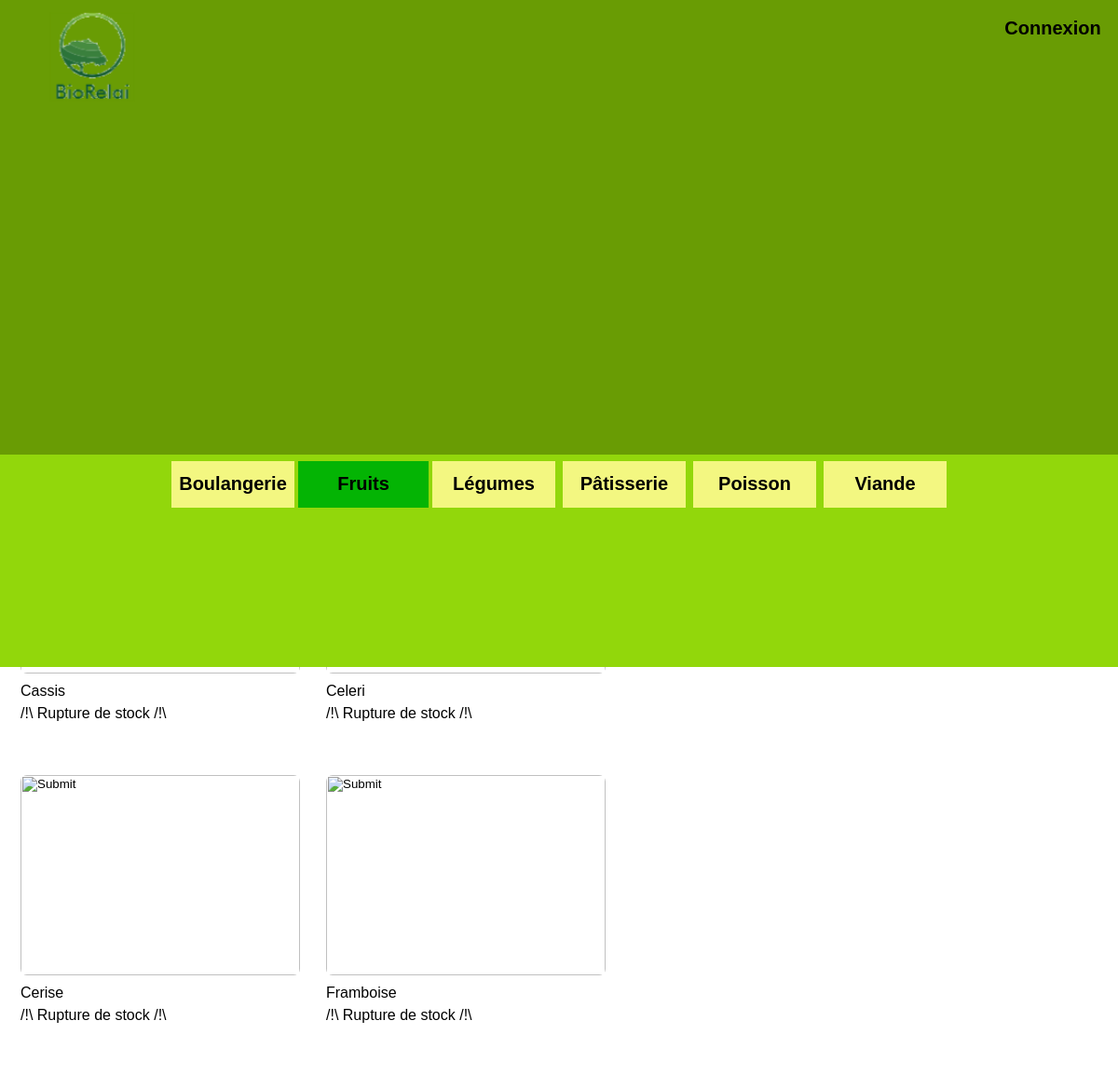
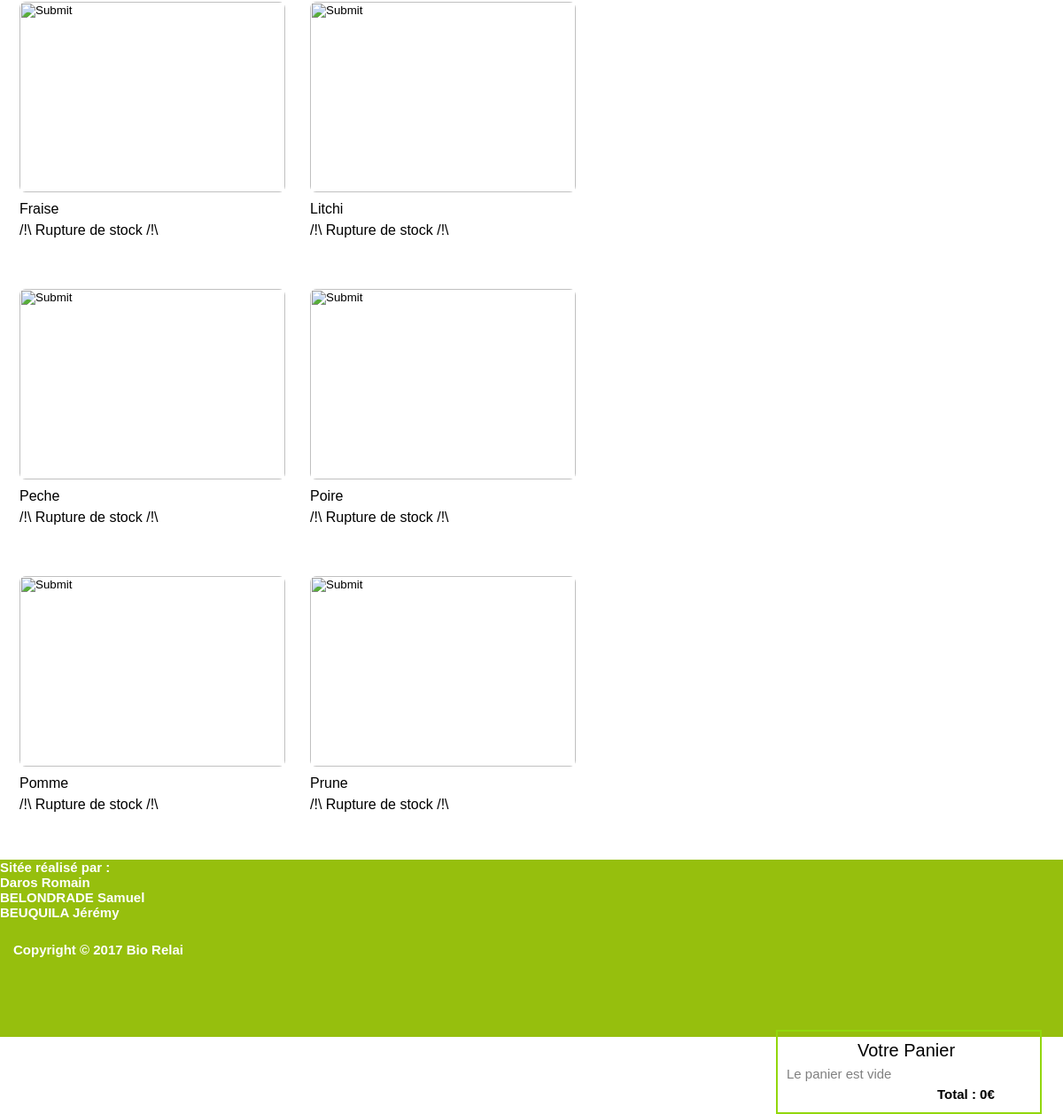
The page /index.php?TypeProduit=FRT on the database as committed earlier (2 pictures, top to bottom).
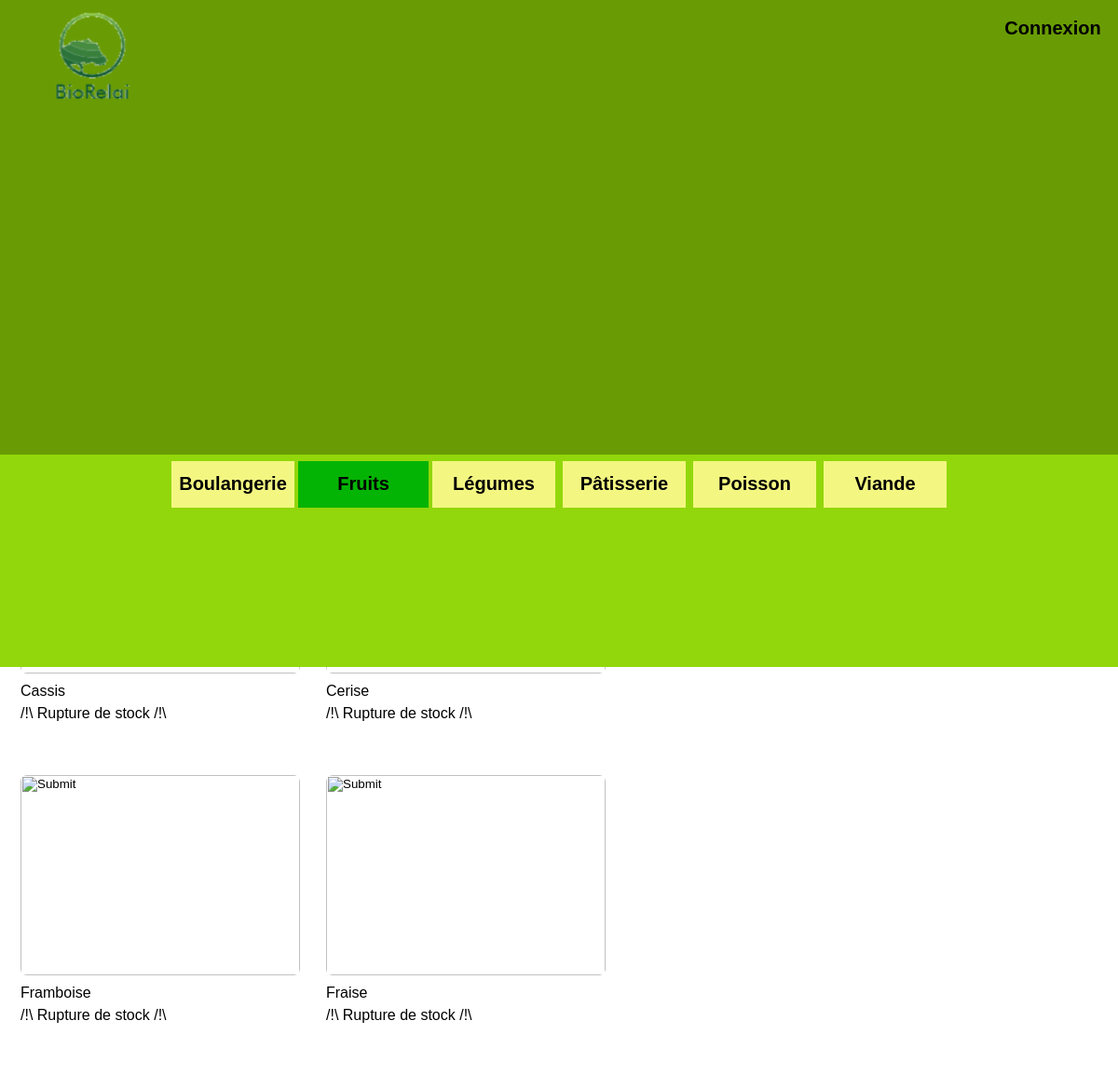
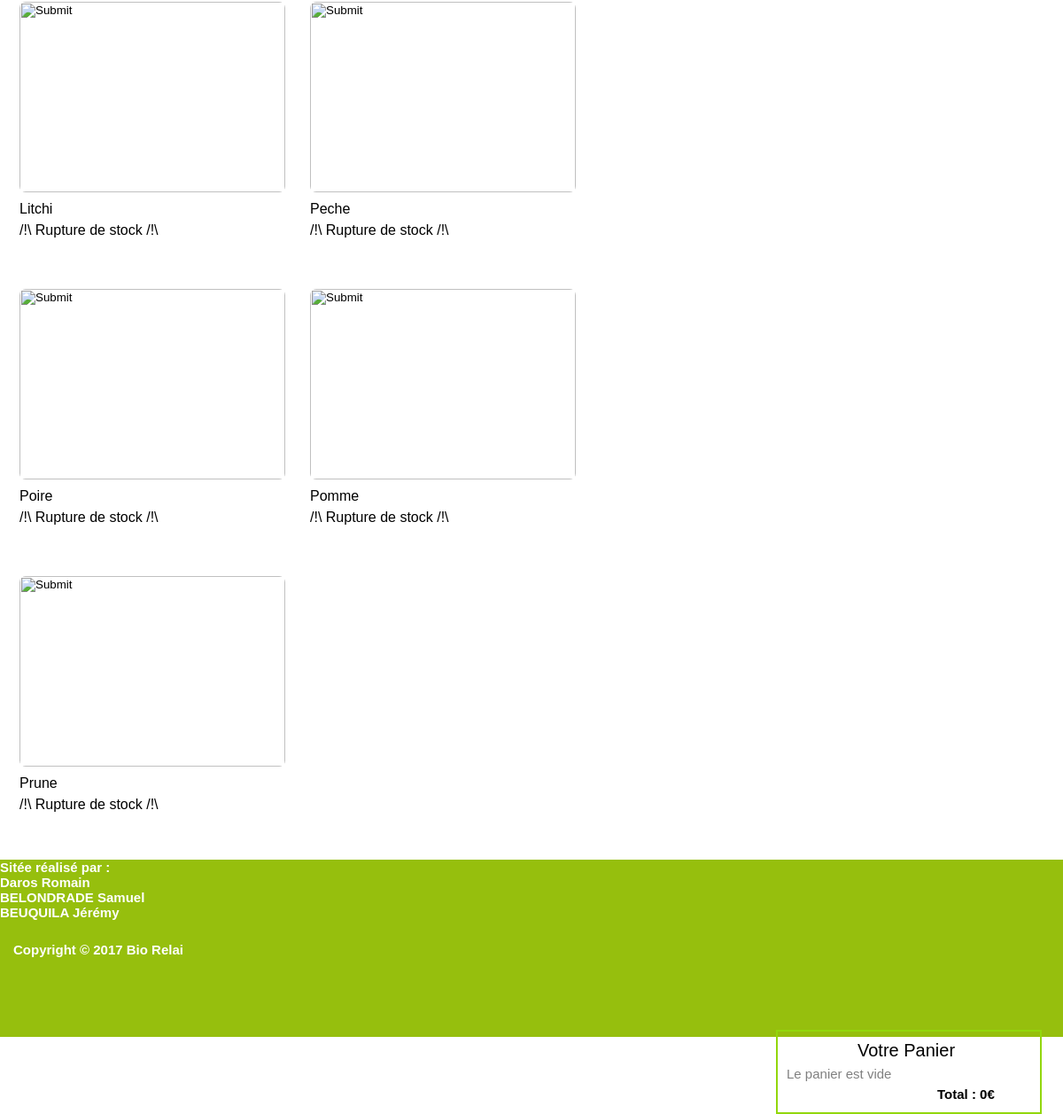
The same page on the database as committed later (2 pictures, top to bottom).
### tables this page shows
CREATE TABLE IF NOT EXISTS TYPEPRODUIT
 (
   CODE CHAR(32) NOT NULL  ,
   LIBELLE CHAR(32) NULL
   , PRIMARY KEY (CODE)
 )
 comment = "";

CREATE TABLE IF NOT EXISTS PRODUIT
 (
   CODE CHAR(32) NOT NULL  ,
   NOM CHAR(32) NULL  ,
   TYPEPRODUIT CHAR(32) NOT NULL
   , PRIMARY KEY (CODE)
 )
 comment = "";

### modele/DTO/typeProduit.php (called while the page is built, shortened)
<?php
class TypeProduits
{
  private   $lesTypes;
  function __construct($lesTypes)
  {
    $this->lesTypes = $lesTypes;
  }
  public function getLesTypes()
  {
    return $this->lesTypes;
  }
}
 ?>

### modele/dao.php (called while the page is built, shortened)
<?php
class DBConnex extends PDO{
	private static $instance;
	public static function getInstance(){
		if ( !self::$instance ){
			self::$instance = new DBConnex();
		}
		return self::$instance;
	}
  public function queryFetchAll($sql){
		$sth  = $this -> query($sql);
		if ( $sth ){
			return $sth -> fetchAll(PDO::FETCH_ASSOC);
		}
		return false;
	}
}
class TypeProduitDAO{
	public static function selectListeTypeProduit()
  {
    $result = array();
    $sql = "SELECT * FROM  	typeproduit;";
    $liste = DBConnex::getInstance()->queryFetchAll($sql);
    if (count($liste) > 0)
    {
      foreach ($liste as $typeproduit)
      {
        $typeproduit = new TypeProduit($typeproduit['CODE'], $typeproduit['LIBELLE']);
        $result[] = $typeproduit;
      }
    }
    return $result;
  }
}
class ProduitDAO{
	public static function selectListeProduit($typeProduit)
  {
    $result = array();
    $sql = "SELECT * FROM  	produit where typeproduit='" . $typeProduit . "';";
    $liste = DBConnex::getInstance()->queryFetchAll($sql);
    if (count($liste) > 0)
    {
      foreach ($liste as $produit)
      {
        $produit = new Produit($produit['CODE'], $produit['NOM'],$produit['TYPEPRODUIT']);
        $result[] = $produit;
      }
    }
    return $result;
  }
}
 ?>

### controleur/controleurProduit.php (called while the page is built, shortened)
<?php
$_SESSION['ListeProduits'] = new Produits(ProduitDAO::selectListeProduit($_SESSION['typeProduitSelected']));
foreach ($_SESSION['ListeProduits']->getLesProduits() as $OBJ){
  $correct = preg_replace('#[\\/\'" éàâäêçèë]#', "", $OBJ->getNom());
  $correct = strtolower($correct);
  $correct = 'image/'.$correct;
  $formProduit = new Formulaire("POST","index.php","formProduit","produitthis");
  $formProduit->ajouterComposantLigne($formProduit->creerInputImage('imgProduit', 'imgProduit', $correct));
  $formProduit->ajouterComposantTab();
  $formProduit->ajouterComposantLigne($formProduit->creerLabelFor(ucfirst($OBJ->getNom()),"nomProduit"));
  $formProduit->ajouterComposantTab();
  if(ProduitDAO::estEnVente($OBJ,date("Y-m-d"))){
    $formProduit->ajouterComposantLigne($formProduit->creerInputSubmitPanier($OBJ->getCode(),"ajoutCommande-btn"," Ajouter au panier "));
  }
  else{
    $formProduit->ajouterComposantLigne($formProduit->creerLabelFor("/!\ Rupture de stock /!\ ","lblRupture"));
  }
  $formProduit->ajouterComposantTab();
  $formProduit->creerFormulaire();
}
include "vue/vueProduit.php";
 ?>

### library/formulaire.php (the view, shortened to what this page needs)
<?php
class Formulaire{
	private $method;
	private $action;
	private $nom;
	private $style;
	private $formulaireToPrint;
	private $ligneComposants = array();
	private $tabComposants = array();
	public function __construct($uneMethode, $uneAction , $unNom,$unStyle ){
		$this->method = $uneMethode;
		$this->action =$uneAction;
		$this->nom = $unNom;
		$this->style = $unStyle;
	}
	public function ajouterComposantLigne($unComposant){
		$this->ligneComposants[] = $unComposant;
	}
	public function ajouterComposantTab(){
		$this->tabComposants[] = $this->ligneComposants;
		$this->ligneComposants = array();
	}
	public function creerLabelFor($unLabel,$unNom){
		$composant = "<label style='width: 10px;height: 10px;' class = '" . $unNom . "' />" . $unLabel . "</label>";
		return $composant;
	}
	public function creerInputLogo($unNom, $unId, $uneSource){
		$composant = "<input  type = 'image' name = '" . $unNom . "' id = '" . $unId . "' ";
		$composant .= "src = '" . $uneSource . "'/>";
		return $composant;
	}
	public function creerInputImage($unNom, $uneClasse, $uneSource){
		$composant = "<input style='width:300px;' type = 'image' name = '" . $unNom . "' class= '" . $uneClasse . "' ";
		$composant .= "src = '" . $uneSource . "'/> ";
		return $composant;
	}
	public function creerFormulaire(){
		$this->formulaireToPrint = "<form method = '" .  $this->method . "' ";
		$this->formulaireToPrint .= "action = '" .  $this->action . "' enctype='multipart/form-data' ";
		$this->formulaireToPrint .= "name = '" .  $this->nom . "' ";
		$this->formulaireToPrint .= "class = '" .  $this->style . "' ><table>";
		foreach ($this->tabComposants as $uneLigneComposants){
			$this->formulaireToPrint .= "<tr><td><table>";
			foreach ($uneLigneComposants as $unComposant){
				$this->formulaireToPrint .= "<td>";
				$this->formulaireToPrint .= $unComposant ;
				$this->formulaireToPrint .= "</td>";
			}
			$this->formulaireToPrint .= "</table></td></tr>";
		}
		$this->formulaireToPrint .= "</table></form>";
		return $this->formulaireToPrint ;
	}
	public function afficherFormulaire(){
		return $this->formulaireToPrint ;
	}
}

### index.php (shortened to what this page needs)
<!DOCTYPE html>
<html lang="fr">
	<head>
	</head>
	<body>
		<?php
			include_once 'controleur/controleurPrincipal.php';
		?>
	</body>
</html>

### controleur/controleurPrincipal.php (shortened to what this page needs)
<?php
require_once 'library/menu.php';
require_once 'library/formulaire.php';
require_once 'modele/dao.php';
require_once 'modele\DTO\typeProduit.php';
$theMenuType=null;
	$_SESSION['ListeTypeProduit'] = new TypeProduits(TypeProduitDAO::selectListeTypeProduit());
	foreach ($_SESSION['ListeTypeProduit']->getLesTypes() as $OBJ){
	$menuTypeProduit = new menu("menuTypeProd");
	$menuTypeProduit->ajouterComposant($menuTypeProduit->creerItemLien($OBJ->getCode(),ucfirst($OBJ->getLibelle())));
	$theMenuType .= $menuTypeProduit->creerMenuType("TypeProduit",$_SESSION['TypeProduit']);
	}
$menuPrincipal = new Menu("menuP");
if (!isset($_SESSION['identite']))
{
	$menuPrincipal->ajouterComposant($menuPrincipal->creerItemLien('Connexion',"Connexion"));
}
else
{
	$menuPrincipal->ajouterComposant($menuPrincipal->creerItemLien('InfoClient',"Bienvenue : " . $_SESSION['identite'][3]));
}
$leMenuP = $menuPrincipal->creerMenu('menuPrincipal');
include_once dispatcher::dispatch($_SESSION['menuPrincipal']);
 ?>

### library/menu.php (shortened to what this page needs)
<?php
class Menu{
	private $style;
	private $composants = array();
	public function __construct($unStyle ){
		$this->style = $unStyle;
	}
	public function ajouterComposant($unComposant){
		$this->composants[] = $unComposant;
	}
	public function creerMenu($nomMenu){
		$menu = "<ul class = '" .  $this->style . "'>";
		foreach($this->composants as $composant){
				$menu .= "<li>";
				$menu .= "<a href='index.php?". $nomMenu ;
				$menu .= "=" . $composant[0] . "' >";
				$menu .= "<span>" . $composant[1] ."</span>";
				$menu .= "</a>";
			$menu .= "</li>";
		}
		$menu .= "</ul>";
		return $menu ;
	}
	public function creerMenuType($nomMenu,$composantActif){
		$menu = "<ul class = '" .  $this->style . "'>";
		foreach($this->composants as $composant){
			if($composant[0] == $composantActif){
				$menu .= "<li class='actif'>";
				$menu .=  $composant[1] ;
			}
			else{
				$menu .= "<li>";
				$menu .= "<a href='index.php?". $nomMenu ;
				$menu .= "=" . $composant[0] . "' >";
				$menu .= "<span>" . $composant[1] ."</span>";
				$menu .= "</a>";
			$menu .= "</li>";
		}
		}
		$menu .= "</ul>";
		return $menu ;
	}
	}

### vue/vueProduit.php
<div class="conteneur">
  <header>
      <?php include 'haut.php' ;?>
  </header>
    <div id='corpsProduit'>
      <?php
        echo $_SESSION['lesFormsProduit'];
      ?>
    </div>
    <div id="panier">
      <?php
        echo $_SESSION['leFormPlanier'];
       ?>
    </div>
    <footer>
        <?php include 'bas.php' ;?>
    </footer>
  </div>

### vue/haut.php
<nav class="menuPrincipal">
	<?php
	$formLogo = new Formulaire("post","index.php?menuPrincipal=Accueil","formLogo","formLogo");
	$formLogo->ajouterComposantLigne($formLogo->creerInputLogo("logo","logo","image\logo3.png"));
	$formLogo->ajouterComposantTab();
	$formLogo->creerFormulaire();
	echo $leMenuP;
	echo $formLogo->afficherFormulaire();
	?>
</nav>
<nav class="menuTypeProduit">
	<?php
		echo $theMenuType;
	?>
</nav>

### vue/bas.php
<div class="bas">
  Sitée réalisé par :<br/>
  Daros Romain<br/>
  BELONDRADE Samuel<br/>
  BEUQUILA Jérémy
  <p id="copy">Copyright © 2017 Bio Relai</p>
</div>

### style/BioRelai.css (style rules this page uses)
* { margin:0%; padding:0%; }
html, body { font-family: sans-serif; }
.conteneur { margin: 0px; padding: 0px; width: 100%; }
header { height: 27%; position: fixed; width: 100%; top: 0; left: 0; z-index: 10; }
.formLogo { height: 90px; position: fixed; width: 100px; top: 0; left: 0; z-index: 10; }
#logo { margin-top: 10px; width:90px; margin-left:50px; }
footer { background-color: #96bf0d; height: 200px; color: white; font-weight: bold; font-size: 15px; }
footer p { padding: 15px; padding-top: 25px; }
nav.menuPrincipal { background-color: #699c04; font-size: 0px; text-align: right; height: 75%; padding: 0px; }
nav.menuPrincipal ul { display: inline-block; list-style: none; margin-top:5px; }
nav.menuPrincipal ul li { display: inline-block; font-size: 20px; font-weight: bold; font-family: Helvetica; }
nav.menuPrincipal ul li a { display: table-cell; text-decoration: none; color: black; text-align: center; vertical-align: middle; height: 50px; width: 140px; }
nav.menuTypeProduit { text-align: CENTER; height: 35%; background-color: #92d70b; }
nav.menuTypeProduit ul { display: inline-block; list-style: none; margin-top:5px; }
nav.menuTypeProduit ul li { display: inline-block; font-size: 20px; font-weight: bold; font-family: Helvetica; background-color: #F3F781; margin-left: 3%; margin-right: 3%; margin-top: 1%; }
nav.menuTypeProduit ul li.actif { display: table-cell; text-decoration: none; color: black; text-align: center; vertical-align: middle; height: 50px; width: 140px; font-size: 20px; font-weight: bold; font-family: Helvetica; background-color: #04B404; margin-left: 3%; margin-right: 3%; }
nav.menuTypeProduit ul li a { display: table-cell; text-decoration: none; color: black; text-align: center; vertical-align: middle; height: 50px; width: 140px; margin-top: 1%; }
#corpsProduit { display: inline-block; min-height: 300px; height: auto; width: 75%; margin-top: 15%; }
.produitthis { margin-left: 2%; height: 320px; width: 310px; display: inline-block; }
.imgProduit { max-width: 100%; height: 215px; border-radius: 7px; }
#panier { display: inline-block; width: 300px; font-size: 15px; height: inherit; float: right; margin-right: 2%; margin-top: 16%; }
.panierthis { padding: 2% 2% 2% 2%; border: 2px solid #92d70b; }
.lblPanier { font-size: 20px; text-decoration: bold; margin-left: 80px; }
.panierthis .lbltotal { font-weight: bold; margin-left: 170px; }
.panierthis .prixTotal { font-weight: bold; }
.panierthis .lblVide { color : grey; }

Rows that differ between the two databases and show on the page:
no longer on this page (row edited): produit: NOM "Celeri"
Other text that changed with them:
$unLabel: "…Rupture de stock /!\\ /!\\ Rupture de stock /!\\ Fraise /!\\ Rupture de…" → "…Rupture de stock /!\\ Fraise /!\\ Rupture de…"
